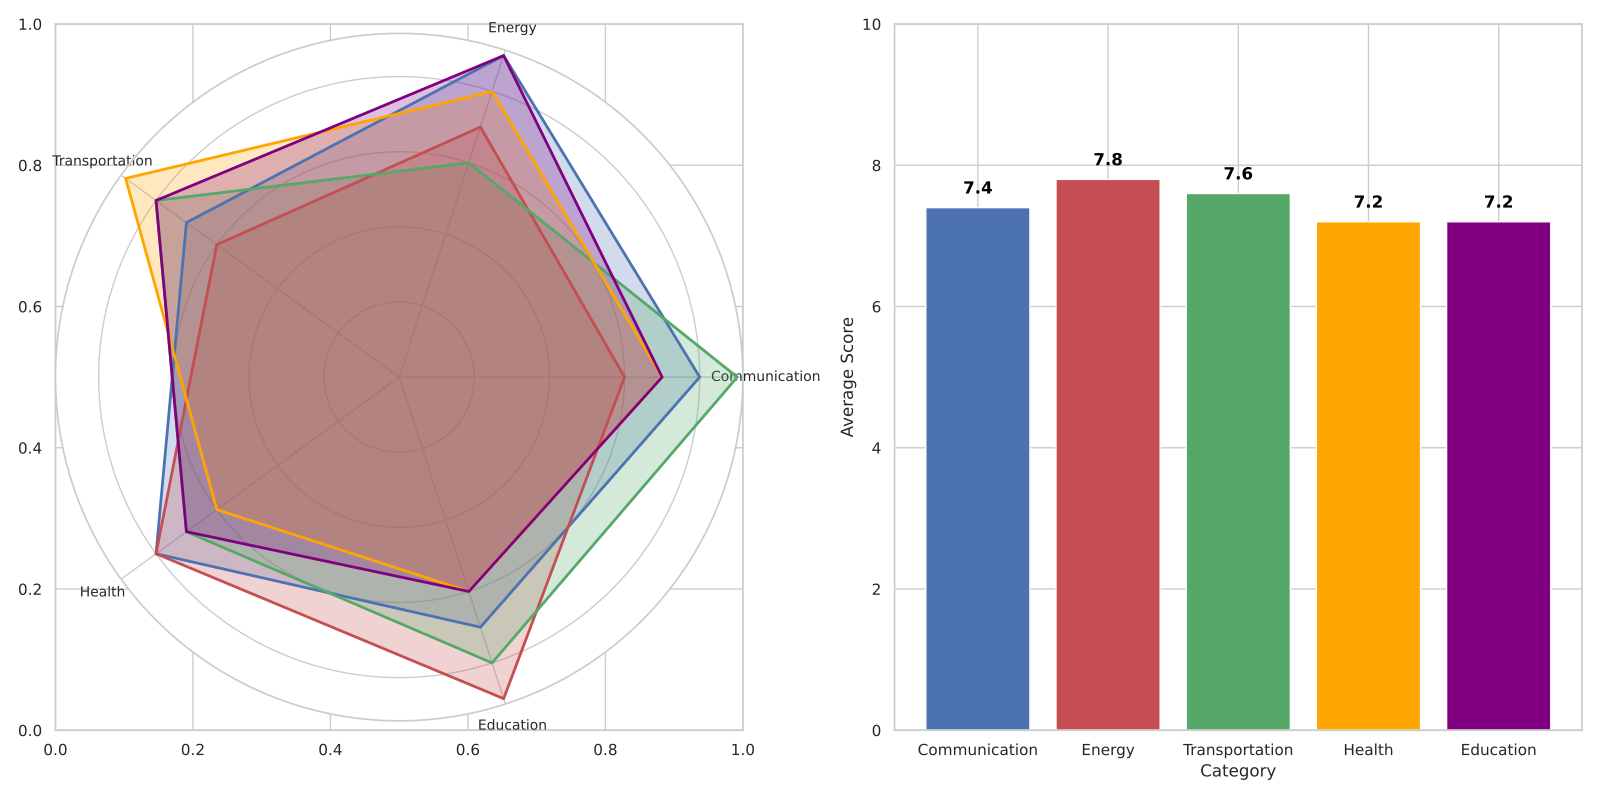

This chart was generated by the following Python code:
import matplotlib.pyplot as plt
import numpy as np

categories = ['Communication', 'Energy', 'Transportation', 'Health', 'Education']
num_vars = len(categories)

nova_terra = [8, 9, 7, 8, 7]
zynorra = [6, 7, 6, 8, 9]
kaleron = [9, 6, 8, 7, 8]
pyrros = [7, 8, 9, 6, 6]
vextrax = [7, 9, 8, 7, 6]  # New data series

average_scores = [
    np.mean([nova_terra[i], zynorra[i], kaleron[i], pyrros[i], vextrax[i]]) 
    for i in range(num_vars)
]

def create_radar_chart(ax, data, color):
    angles = np.linspace(0, 2 * np.pi, num_vars, endpoint=False).tolist()
    data += data[:1]
    angles += angles[:1]

    ax.fill(angles, data, color=color, alpha=0.25)
    ax.plot(angles, data, color=color, linewidth=2)

fig, (ax1, ax2) = plt.subplots(1, 2, figsize=(16, 8), subplot_kw=dict(polar=False))

polar_ax = fig.add_subplot(121, polar=True)
create_radar_chart(polar_ax, nova_terra, 'b')
create_radar_chart(polar_ax, zynorra, 'r')
create_radar_chart(polar_ax, kaleron, 'g')
create_radar_chart(polar_ax, pyrros, 'orange')
create_radar_chart(polar_ax, vextrax, 'purple')  # Add new series to the radar chart
polar_ax.set_yticklabels([])
polar_ax.set_xticks(np.linspace(0, 2 * np.pi, num_vars, endpoint=False))
polar_ax.set_xticklabels(categories, fontsize=10)

ax2.bar(categories, average_scores, color=['b', 'r', 'g', 'orange', 'purple'])
ax2.set_ylim(0, 10)
ax2.set_ylabel('Average Score')
ax2.set_xlabel('Category')
for i, score in enumerate(average_scores):
    ax2.text(i, score + 0.2, f'{score:.1f}', ha='center', color='black', fontweight='bold')

plt.tight_layout()
plt.show()
